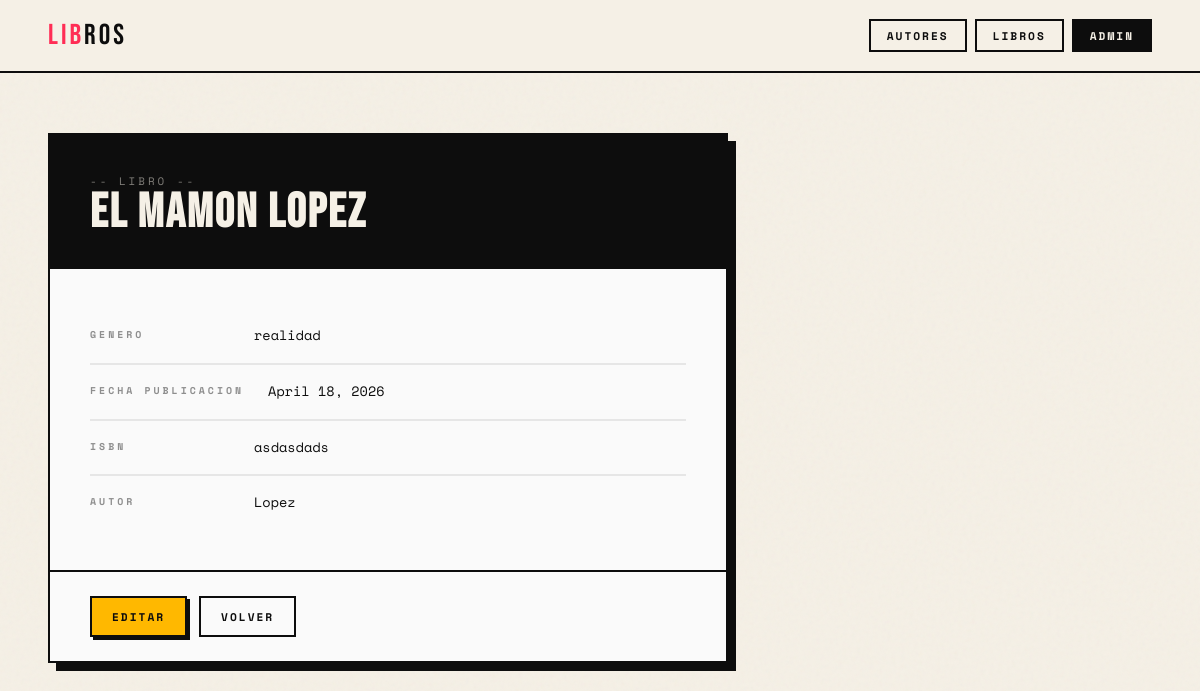
The app's page /libros/1/ with its own data.
### gestion/models.py (models this page shows, shortened)
class Libro(models.Model):
    titulo = models.CharField(max_length=150)
    fecha_publicacion = models.DateField()
    genero = models.CharField(max_length=50)
    isbn = models.CharField(max_length=20, unique=True)
    autor = models.ForeignKey(Autor, on_delete=models.CASCADE, related_name='libros')

class Autor(models.Model):
    nombre = models.CharField(max_length=100)
    correo = models.EmailField(unique=True)
    nacionalidad = models.CharField(max_length=50)
    fecha_nacimiento = models.DateField()
    biografia = models.TextField(blank=True, null=True)
    def __str__(self):
        return self.nombre

### gestion/views.py (the view)
# urls.py: path('libros/<int:pk>/', views.LibroDetailView.as_view(), name='detalle_libro'),
class LibroDetailView(DetailView):
    model = Libro
    template_name = 'gestion/libro_detail.html'
    context_object_name = 'libro'

### gestion/templates/gestion/libro_detail.html
{% extends 'gestion/base.html' %}
{% block content %}
<div class="detail-box">
    <div class="detail-header">
        <p class="subtitle">-- Libro --</p>
        <h1>{{ libro.titulo }}</h1>
    </div>
    <div class="detail-body">
        <div class="detail-row">
            <span class="detail-label">Genero</span>
            <span class="detail-value">{{ libro.genero }}</span>
        </div>
        <div class="detail-row">
            <span class="detail-label">Fecha Publicacion</span>
            <span class="detail-value">{{ libro.fecha_publicacion }}</span>
        </div>
        <div class="detail-row">
            <span class="detail-label">ISBN</span>
            <span class="detail-value">{{ libro.isbn }}</span>
        </div>
        <div class="detail-row">
            <span class="detail-label">Autor</span>
            <span class="detail-value">{{ libro.autor }}</span>
        </div>
    </div>
    <div class="detail-actions">
        <a href="{% url 'editar_libro' libro.pk %}" class="btn btn-warning">Editar</a>
        <a href="{% url 'lista_libros' %}" class="btn btn-secondary">Volver</a>
    </div>
</div>
{% endblock %}

### gestion/static/gestion/css/estilos.css (style rules this page uses)
*, *::before, *::after { box-sizing: border-box; margin: 0; padding: 0; }
:root { --bg: #F5F0E6; --black: #0D0D0D; --accent: #FF2D55; --accent2: #FFB800; --border: 2.5px solid #0D0D0D; --white: #FAFAFA; }
body { background: var(--bg); font-family: 'Space Mono', monospace; color: var(--black); min-height: 100vh; display: flex; flex-direction: column; }
body::before { content: ''; position: fixed; inset: 0; pointer-events: none; z-index: 0; }
.btn { border: var(--border); padding: 10px 20px; font-family: 'Space Mono', monospace; font-size: 0.7rem; letter-spacing: 2px; text-transform: uppercase; font-weight: 700; text-decoration: none; display: inline-block; cursor: pointer; transition: transform .12s, box-shadow .12s; }
.btn-secondary { background: transparent; color: var(--black); }
.btn-warning { background: var(--accent2); color: var(--black); box-shadow: 3px 3px 0 var(--black); }
.detail-box { border: var(--border); background: var(--white); box-shadow: 8px 8px 0 var(--black); max-width: 680px; animation: slideUp 0.4s cubic-bezier(.16,1,.3,1) both; }
.detail-header { background: var(--black); color: var(--bg); padding: 32px 40px; }
.detail-header h1 { font-family: 'Bebas Neue', sans-serif; font-size: 3rem; letter-spacing: 2px; line-height: 1; }
.detail-header .subtitle { font-size: 0.68rem; letter-spacing: 3px; text-transform: uppercase; opacity: 0.5; margin-top: 6px; }
.detail-body { padding: 40px; }
.detail-row { display: flex; border-bottom: 2px solid #0D0D0D15; padding: 16px 0; gap: 24px; }
.detail-row:last-child { border-bottom: none; }
.detail-label { font-size: 0.62rem; letter-spacing: 3px; text-transform: uppercase; font-weight: 700; opacity: 0.45; min-width: 140px; padding-top: 2px; }
.detail-value { font-size: 0.85rem; line-height: 1.6; }
.detail-actions { padding: 24px 40px; border-top: var(--border); display: flex; gap: 12px; }

### records on screen
Libro: titulo "el mamon lopez", genero "realidad", fecha_publicacion "April 18, 2026", isbn "asdasdads", autor "Lopez"
